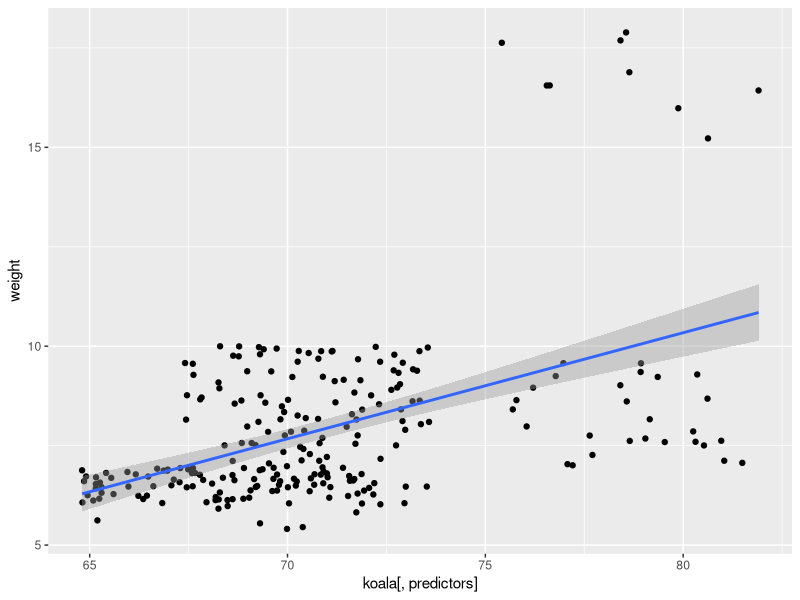
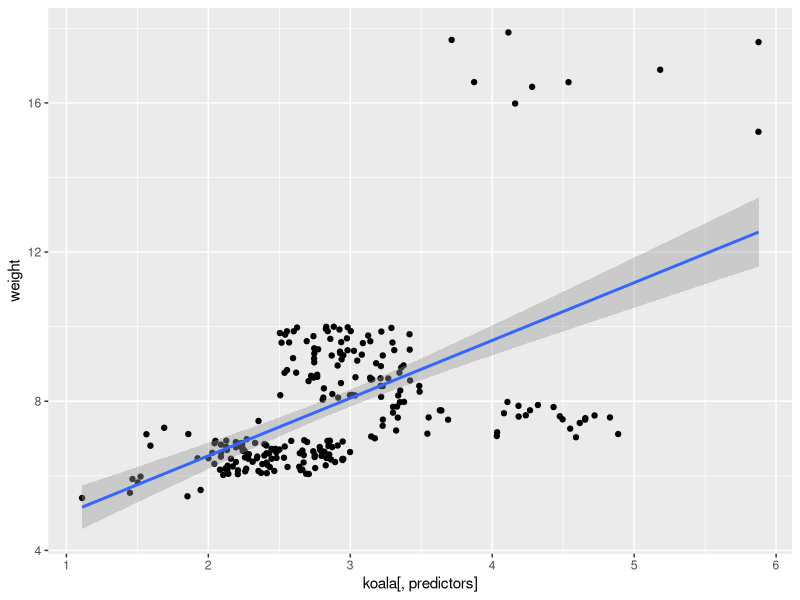
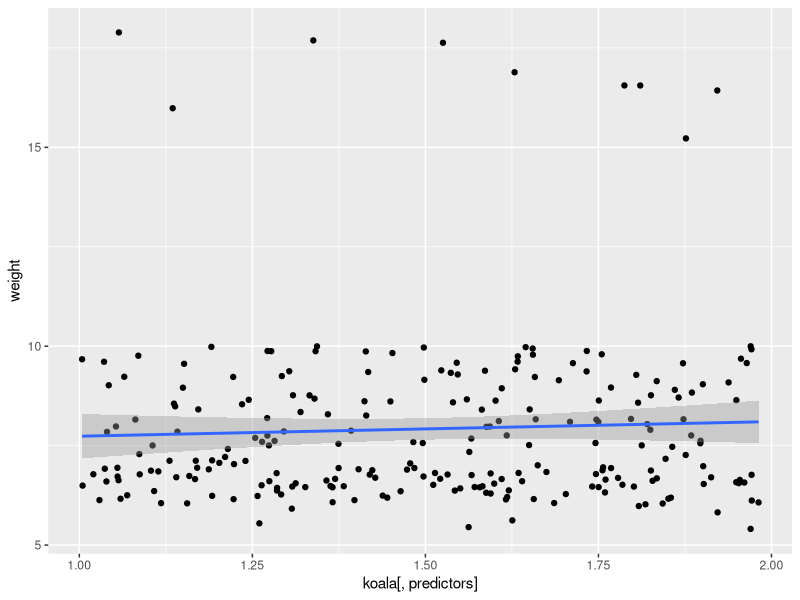
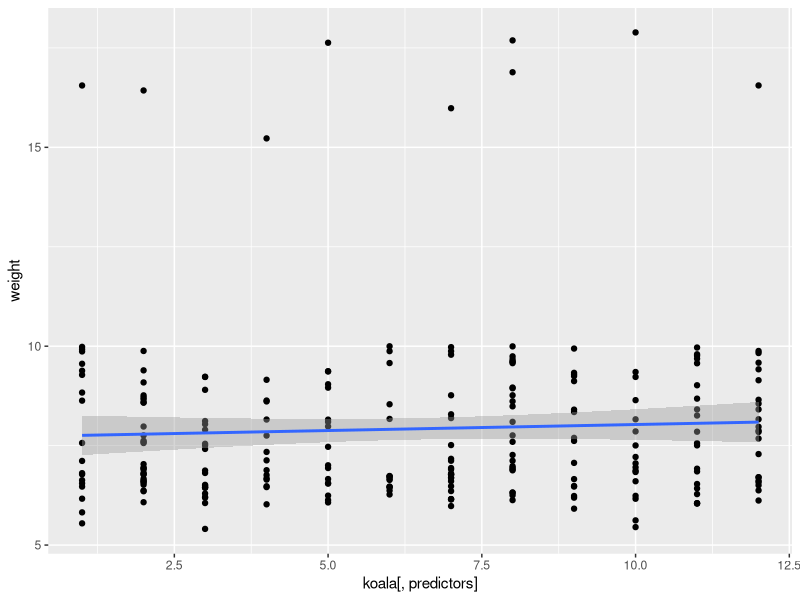
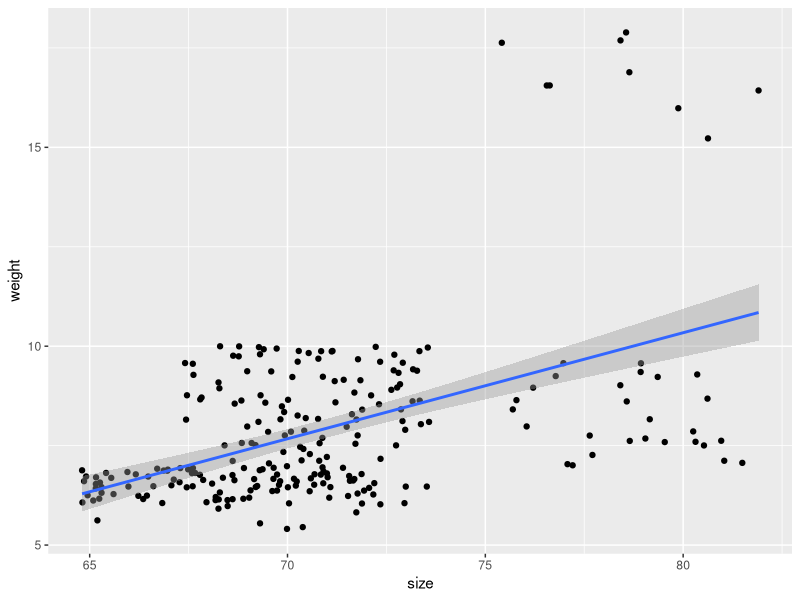
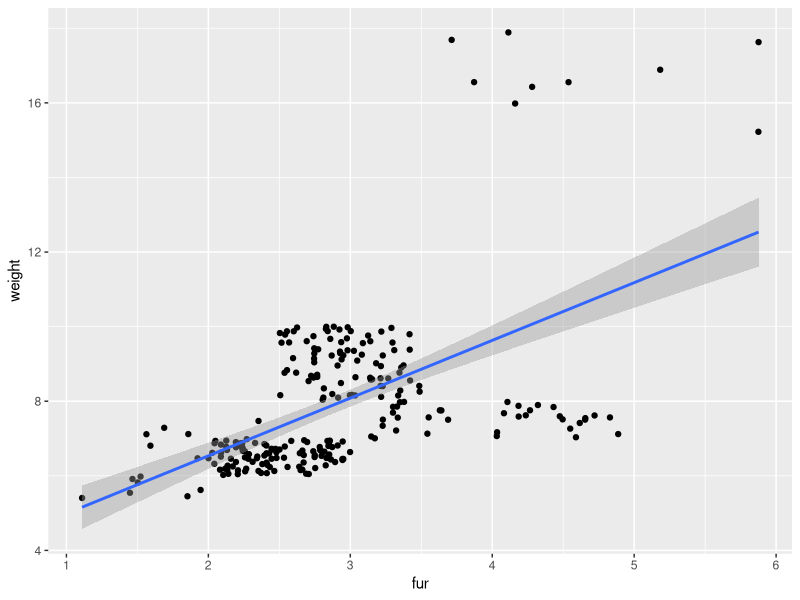
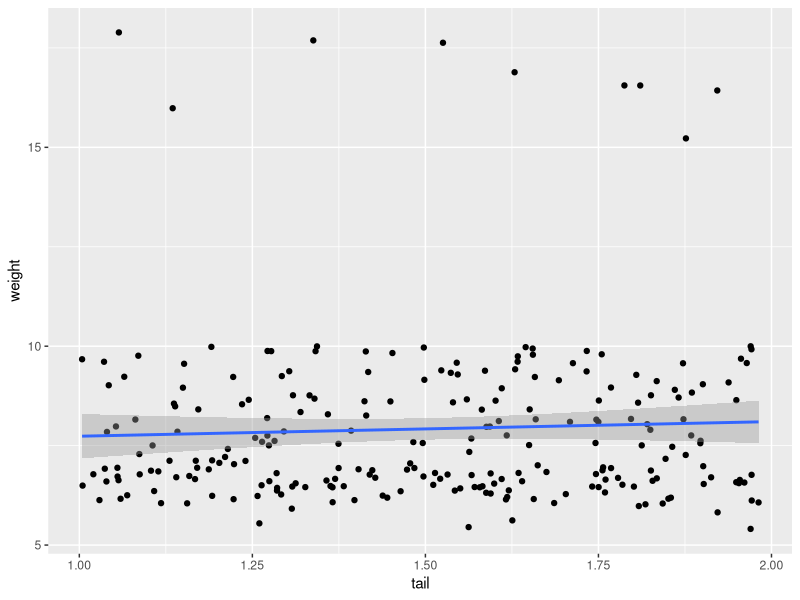
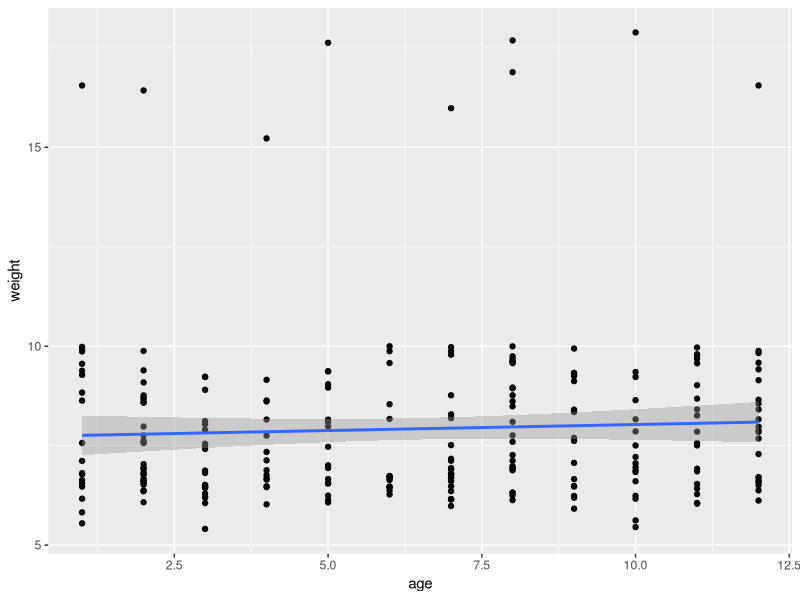

Generate these figures, in order, with R:
## ---- chunk 1
library(tidyverse)
## ---- chunk 2
koala <- read.csv('data/koala.csv')

names(koala)
## ---- chunk 3
linearmodel<-lm(weight~fur, data=koala)
summary(linearmodel)
## ---- chunk 4
names(summary(linearmodel))
## ---- chunk 5
summary(linearmodel)$r.squared
## ---- chunk 6
model_fun <- function(predictors) {
  linearmodel = lm(weight~koala[,predictors], data=koala) #The brackets select the column to use in the koala dataframe
  summary(linearmodel)$r.squared
}
## ---- chunk 7
predictors <- c(8, 9, 10, 11) #size, fur, tail, age
## ---- chunk 8
sapply(predictors, model_fun)
## ---- chunk 9
plot_fun <- function(predictors) {
    ggplot(data = koala, mapping = aes(x = koala[,predictors], y = weight)) +
    geom_point() +
    geom_smooth(method = "lm")
}

lapply(predictors, plot_fun)
## ---- chunk 10
sapply(1:5, paste, "Apply functions are the best!")
## ---- chunk 11
for (i in 1:5) {
  print("R is so cool!")
}
## ---- chunk 12

predictors <- c(8, 9, 10, 11)  

model_fun <- function(predictors) {
  linearmodel = lm(weight~koala[,predictors], data=koala) 
  return(summary(linearmodel)$r.squared)
}


for (i in 1:length(predictors)) { #"length" counts the number of items in the "predictors" vector 
  predictor <- predictors[i] #This selects the ith observation in the predictors vector
  print(model_fun(predictor))
}

## ---- chunk 13
blank_matrix <- matrix(nrow = 5, ncol = 1)

for (i in 1:5){
  text <- "R is so cool!"
  blank_matrix [i, 1] <- text #This will assign the value of "text" to the ith row in the matrix

}

blank_matrix
## ---- chunk 14
ages <- 1:12

#Using a for loop:

for (i in 1:length(ages)){
  #Select the ith age in the list of koala ages
  current_age <- ages[i]
  
  #Filter the data to get only the koalas of that age
  age_subset <- koala %>% filter(age == current_age)
  
  #Use lapply to get a list of each R-squared value for each predictor
linearmodel = lm(weight~fur, data=age_subset)
  print(summary(linearmodel)$r.squared)
  
}

#Using a function and lapply

challenge_fun <- function(ages) {
  age_subset <- koala %>% filter(age == ages)
  linearmodel = lm(weight~fur, data=age_subset)
  summary(linearmodel)$r.squared
}

sapply(ages, challenge_fun)
## ---- chunk 15

predictors <- c(8, 9, 10, 11)
plot_fun <- function(predictors) {

    predictor_name <- colnames(koala[predictors])  #Gets the column name for the current predictor
  
    ggplot(data = koala, mapping = aes(x = koala[,predictors], y = weight)) +
    geom_point() +
    geom_smooth(method = "lm") +
    xlab(paste(predictor_name)) #paste the contents of the predictor_name variable
}

lapply(predictors, plot_fun)
